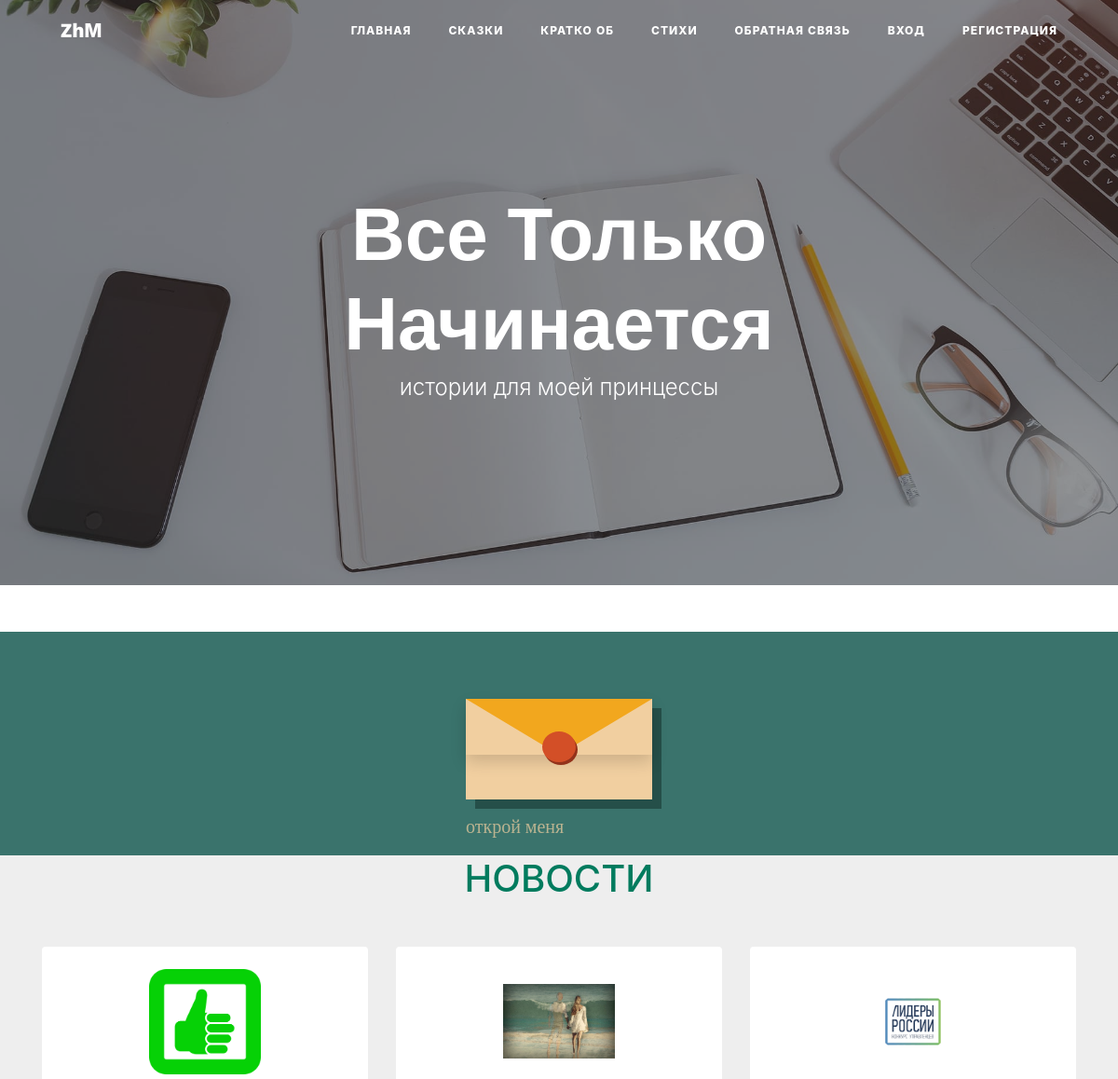
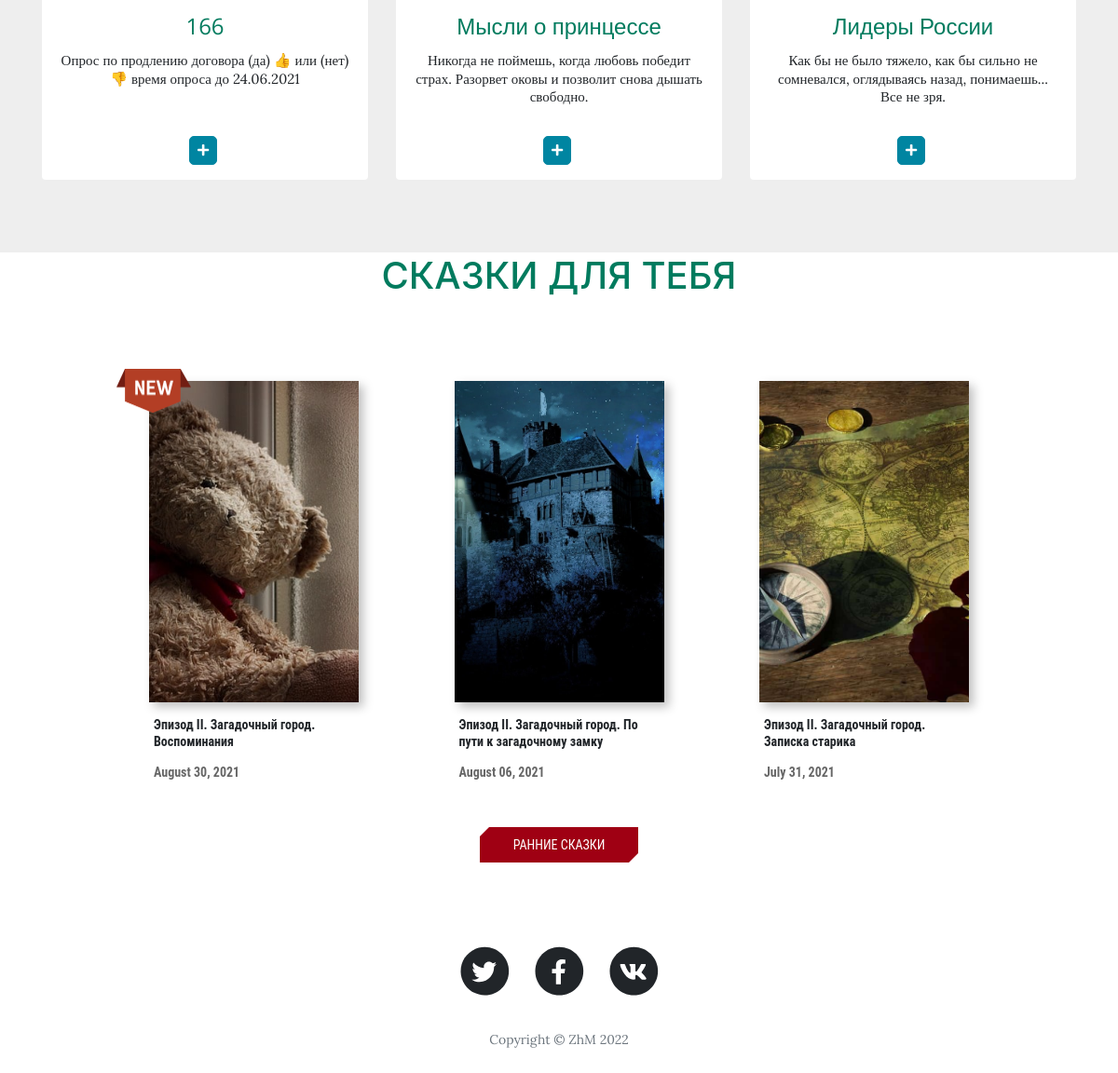
The page /home on the database its author committed (2 pictures, top to bottom).
### main.py (models this page shows)
class News(db.Model):
    __tablename__ = "news"
    id = db.Column(db.Integer, primary_key=True)
    date = db.Column(db.String(10), nullable=False)
    title = db.Column(db.String(20), nullable=False)
    subtitle = db.Column(db.String(110), nullable=False)
    body = db.Column(db.String(250), nullable=False)
    img = db.Column(db.String)

class Stories(db.Model):
    __tablename__ = "stories"
    id = db.Column(db.Integer, primary_key=True)
    date = db.Column(db.String(10), nullable=False)
    title = db.Column(db.String(250), nullable=False)
    chapter = db.Column(db.String(250), nullable=False)
    subtitle = db.Column(db.String(250), nullable=False)
    body = db.Column(db.String, nullable=False)
    img = db.Column(db.String)
    main_img = db.Column(db.String)
    new_story = db.Column(db.Boolean)
    comments = relationship("Comment", back_populates="parent_stories")

### main.py (the view)
@app.route('/')
@app.route('/home')
def get_new_posts():
    global name_button
    global story_page
    global show_story
    posts_id = 0
    news = db.session.query(News).order_by(db.desc(News.date)).all()
    posts = Stories.query.order_by(db.desc(Stories.date)).all()[:3]
    if posts:
        posts_id = posts[-1].id - 1
    letter = Letter.query.order_by(db.desc(Letter.date)).first()
    name_button = "Older Story →"
    return render_template("index.html", all_posts=posts, dt=dt, name_button=name_button,
                           story_page=posts_id, datetime=datetime, news=news[:3], letter=letter, btFade=False)

### templates/index.html
{% include 'header.html' %}
    {% include 'homepage.html' %}
{% include 'footer.html' %}

### templates/news.html
        <section id="team" class="pb-5">
    <div class="container">
        <h5 class="section-title h1">НОВОСТИ</h5>
        <div class="row">
            {% for new in news %}
            <div class="col-xs-12 col-sm-6 col-md-4">
                <div class="image-flip" ontouchstart="this.classList.toggle('hover');">
                    <div class="mainflip">
                        <div class="frontside">
                            <div class="card">
                                <div class="card-body text-center">
                                    <p><img class=" img-fluid" src="{{ url_for('static', filename='assets/img-news/' +  new.img ) }}" alt="card image"></p>
                                    <h4 class="card-title">{{ new.title }}</h4>
                                    <p class="card-text">{{ new.subtitle }}</p>
                                    <a href="" class="btn btn-primary btn-sm"><i class="fa fa-plus"></i></a>
                                </div>
                            </div>
                        </div>
                        <div class="backside">
                            <div class="card">
                                <div class="card-body text-center mt-4">
                                    <h4 class="card-title">{{ new.title }}</h4>
                                    <p class="card-text">{{ new.body }}</p>
                                    <ul class="list-inline">
                                        <li class="list-inline-item">
                                            <i> {{ new.date }} </i>
                                        </li>
                                    </ul>
                                </div>
                            </div>
                        </div>
                    </div>
                </div>
            </div>
            {% endfor %}
        </div>
    </div>
</section>

### templates/storyList.html (shortened to what this page needs)
         <ul class="comics__grid" data-btFade = "{{ btFade }}">
             {% for post in all_posts %}
            <li class="comics__item"
                tabIndex="" >
             {% if post.new_story %}
                 <div class="new-icon"
                      style="background-image: url({{ url_for('static', filename='assets/img/new-icon.png') }})">
                 </div>
             {% endif %}
                    <div id="card{{ post['id'] }}"
                         class="comics__wrapper">
                    <img src="{{ url_for('static', filename='assets/img-stories/' +  post['img']|string) }}"
                         style="object-fit:cover" alt="abyss"
                         class="comics__item-img"/>
                        <div class="comics__text">
                        </div>
                    </div>
                <div class="comics__item-name">{{ post['chapter'] + ' ' + post['title'] }}</div>
                <div class="comics__item-data">{{ dt.fromisoformat(post['date']).strftime('%B %d, %Y') }}</div>
            </li>
             {% endfor %}
        </ul>

### static/css-cleanBlog/storylist.css (style rules this page uses)
ul, li, dl { list-style-type: none; margin: 0; padding: 0; }
.comics__list * { font-family: "Roboto Condensed", sans-serif; margin: 0; padding: 0; box-sizing: border-box; }
.comics__text { position:absolute;top:20%;text-align:center;width:100%;color:white;z-index:10 }
.comics__grid { display:-ms-grid;display:grid;-ms-grid-columns:(225px)[auto-fill];grid-template-columns:repeat(auto-fill, 225px);-webkit-box-pack:justify;-ms-flex-pack:justify;justify-content:space-between;row-gap:55px }
.comics__item { -webkit-transition:0.3s -webkit-transform;transition:0.3s -webkit-transform;transition:0.3s transform;transition:0.3s transform, 0.3s -webkit-transform; position: relative }
.comics__item-img { width:225px;height:345px;transition:.5s }
.comics__wrapper { position:relative;overflow:hidden;width:225px;height:345px;-webkit-box-shadow:5px 5px 10px rgba(0,0,0,0.25);box-shadow:5px 5px 10px rgba(0,0,0,0.25) }
.comics__wrapper:before, .comics__wrapper:after { content:"";width:200px;height:200px;position:absolute;top:0;left:0;background:#000000;opacity:.1;transition:.5s }
.comics__wrapper:before { transform:translateX(-120%) rotate(45deg);z-index:5; }
.comics__wrapper:after { transform:translateX(134%) rotate(45deg); }
.comics__item-name { padding:5px;margin-top:10px;font-weight:bold;font-size:14px;line-height:18px }
.comics__item-data { padding:5px;margin-top:5px;font-weight:bold;font-size:14px;line-height:18px;color:rgba(0,0,0,0.6); }

### static/css-cleanBlog/team.css (style rules this page uses)
#team p { margin-top: 0; margin-bottom: 1rem; text-align: center; }
#team .frontside a { padding: 4px 8px; border-radius: 5px; background-color: #0085A1; border-color: #0085A1; position: absolute; bottom: 5%; left: 45%; }
#team .backside { width: 100%; height: 100%; display: block; }
#team h4 { font-weight: 400; }
@media (min-width: 576px) { #team .backside p { line-height: 1.4; font-size: 0.94rem; } }
@media (min-width: 576px) { #team .frontside .card, #team .backside .card { min-height: 435px !important; max-height: 435px !important; } }
@media (min-width: 768px) { #team .backside p { line-height: 1.3; font-size: 0.95rem; } }
@media (min-width: 992px) { #team .backside p { line-height: 1.4; } }
@media (min-width: 992px) { #team .frontside .card, #team .backside .card { min-height: 335px !important; } }
#team { background: #eee !important; }
#team .btn-primary { color: #fff; background-color: #007b5e; border-color: #007b5e; }
.section-title { text-align: center; color: #007b5e; margin-bottom: 50px; text-transform: uppercase; }
#team .card { border: none; background: #ffffff; }
#team .mainflip { -webkit-transition: 1s; -webkit-transform-style: preserve-3d; -ms-transition: 1s; -moz-transition: 1s; -moz-transform: perspective(1000px); -moz-transform-style: preserve-3d; -ms-transform-style: preserve-3d; transition: 1s; transform-style: preserve-3d; position: relative; }
#team .frontside { position: relative; -webkit-transform: rotateY(0deg); -ms-transform: rotateY(0deg); z-index: 2; margin-bottom: 30px; }
#team .backside { position: absolute; top: 0; left: 0; background: white; -webkit-transform: rotateY(-180deg); -moz-transform: rotateY(-180deg); -o-transform: rotateY(-180deg); -ms-transform: rotateY(-180deg); transform: rotateY(-180deg); -webkit-box-shadow: 5px 7px 9px -4px rgb(158, 158, 158); -moz-box-shadow: 5px 7px 9px -4px rgb(158, 158, 158); box-shadow: 5px 7px 9px -4px rgb(158, 158, 158); }
#team .frontside, #team .backside { -webkit-backface-visibility: hidden; -moz-backface-visibility: hidden; -ms-backface-visibility: hidden; backface-visibility: hidden; -webkit-transition: 1s; -webkit-transform-style: preserve-3d; -moz-transition: 1s; -moz-transform-style: preserve-3d; -o-transition: 1s; -o-transform-style: preserve-3d; -ms-transition: 1s; -ms-transform-style: preserve-3d; transition: 1s; transform-style: preserve-3d; }
#team .frontside .card, #team .backside .card { min-height: 350px; font-size: 1rem; }
#team .backside .card { font-size: 1rem; }
#team .backside .card i { color: #007b5e !important; position: absolute; right: 5%; bottom: 2%; }
#team .frontside .card .card-title, #team .backside .card .card-title { color: #007b5e !important; }
#team .frontside .card .card-body img { width: 120px; height: 120px; background-size: cover; object-fit: contain; }

### rows shown on the page
News: img (picture), title "166", subtitle "Опрос по продлению договора (да) 👍 или (нет) 👎 время опроса до 24.06.2021"
News: img (picture), title "Мысли о принцессе", subtitle "Никогда не поймешь, когда любовь победит страх. Разорвет оковы и позволит снова дышать свободно."
News: img (picture), title "Лидеры России", subtitle "Как бы не было тяжело, как бы сильно не сомневался, оглядываясь назад, понимаешь... Все не зря."
Stories: new_story True (drawn), img (picture), chapter+title "Эпизод II. Загадочный город. Воспоминания", fromisoformat "August 30, 2021"
Stories: img (picture), chapter+title "Эпизод II. Загадочный город. По пути к загадочному замку", fromisoformat "August 06, 2021"
Stories: img (picture), chapter+title "Эпизод II. Загадочный город. Записка старика", fromisoformat "July 31, 2021"
